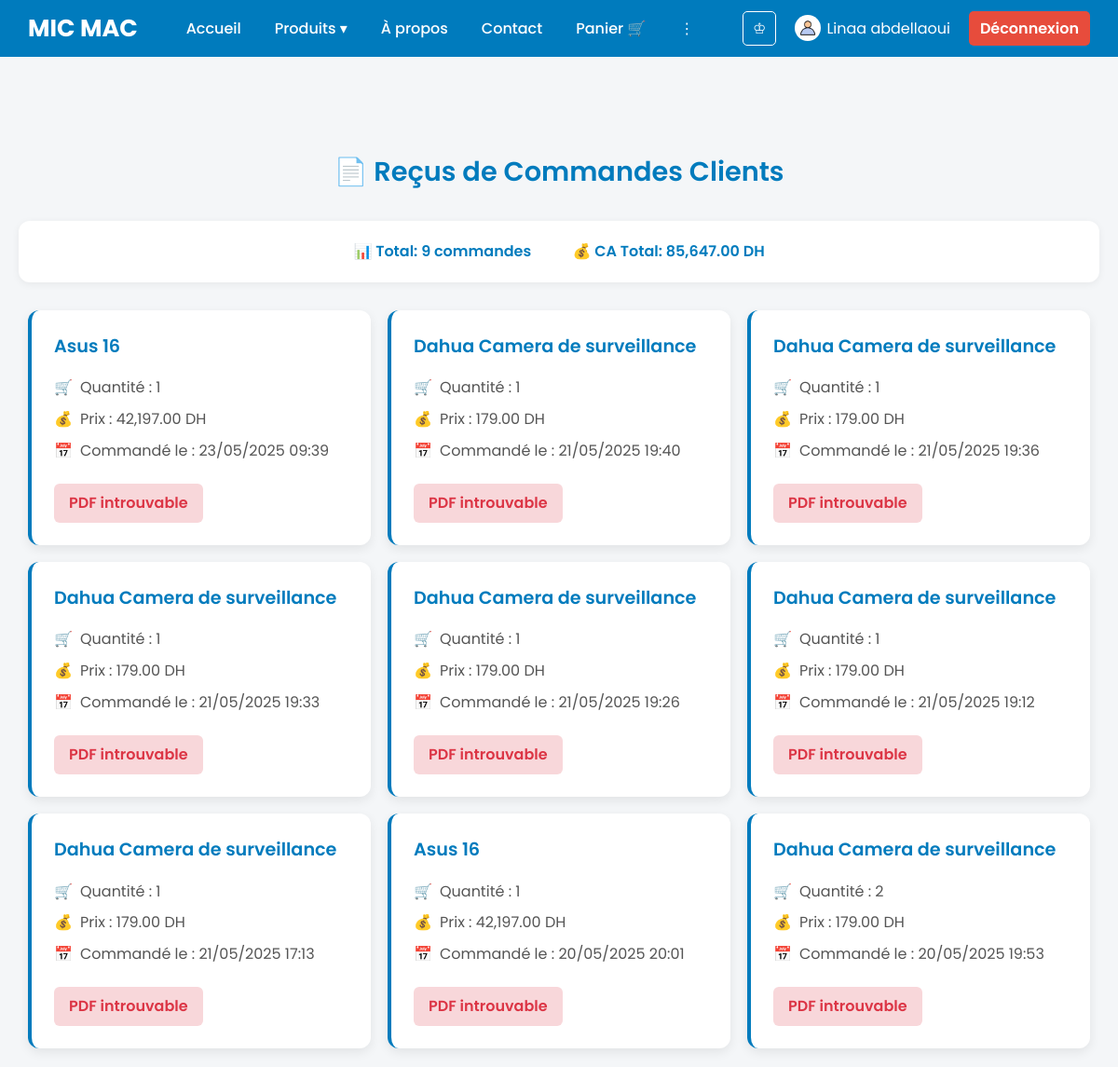
The page /admin_commandes.php (signed in) on the database its author committed.
### tables this page shows
CREATE TABLE `commandes` (
  `id` int(11) NOT NULL,
  `nom` varchar(255) NOT NULL,
  `prix` decimal(10,2) NOT NULL,
  `quantite` int(11) NOT NULL,
  `image` varchar(255) DEFAULT NULL,
  `date_commande` datetime NOT NULL,
  `pdf` varchar(255) DEFAULT NULL
);

### admin_commandes.php (the view, shortened to what this page needs)
<?php
require_once 'db/connexion.php';
$commandes = $pdo->query("SELECT * FROM commandes ORDER BY date_commande DESC")->fetchAll();
?>
<!DOCTYPE html>
<html lang="fr">
<head>
</head>
<body>
<?php include 'includes/header.php'; ?>
<div class="main-content">
  <h2 class="page-title">📄 Reçus de Commandes Clients</h2>
  <div class="stats-bar">
    <div class="stat-item">
      📊 Total: <?= count($commandes) ?> commandes
    </div>
    <div class="stat-item">
      💰 CA Total: <?= number_format(array_sum(array_column($commandes, 'prix')), 2) ?> DH
    </div>
  </div>
  <div class="cards-container">
    <?php foreach ($commandes as $commande): ?>
      <div class="commande-card">
        <h3><?= htmlspecialchars($commande['nom']) ?></h3>
        <p><span>🛒</span> Quantité : <?= $commande['quantite'] ?></p>
        <p><span>💰</span> Prix : <?= number_format($commande['prix'], 2) ?> DH</p>
        <p><span>📅</span> Commandé le : <?= date('d/m/Y H:i', strtotime($commande['date_commande'])) ?></p>
        <?php
          $chemin_serveur = __DIR__ . '/factures/' . $commande['pdf'];
          $chemin_url = 'factures/' . $commande['pdf'];
          if (!empty($commande['pdf']) && file_exists($chemin_serveur)) {
              echo '<a href="' . $chemin_url . '" target="_blank" class="pdf-link">📄 Voir le PDF</a>';
          } else {
              echo '<span class="error">PDF introuvable</span>';
          }
        ?>
      </div>
    <?php endforeach; ?>
  </div>
</div>
</body>
</html>

### includes/header.php (shortened to what this page needs)
<!DOCTYPE html>
<html>
<head>
</head>
<body>
<header class="navbar-micmac">
  <div class="nav-container">
    <div class="logo">
      <a href="index.php">MIC MAC</a>
    </div>
    <ul class="nav-center">
      <li><a href="index.php">Accueil</a></li>
      <li>
        <a href="#">Produits ▾</a>
      </li>
      <li><a href="apropos.php">À propos</a></li>
      <li><a href="contact.php">Contact</a></li>
      <li><a href="panier.php">Panier 🛒</a></li>
      <li>
        <a href="#">⋮</a>
      </li>
    </ul>
    <div class="user-section">
      <?php if (isset($_SESSION['admin']) && $_SESSION['admin'] === true): ?>
        <a href="dashboard.php" class="btn-admin">♔</a>
      <?php endif; ?>
      <?php if (isset($_SESSION['user_id'])): ?>
        <a href="profil.php" style="display: flex; align-items: center; gap: 6px; text-decoration: none; color: white;">
          <img src="images/profiles/<?= htmlspecialchars($_SESSION['photo'] ?? 'default.png') ?>" alt="Profil">
          <?= htmlspecialchars($_SESSION['username'] ?? 'Profil') ?>
        </a>
        <a href="logout.php" class="btn-deco">Déconnexion</a>
      <?php else: ?>
        <a href="login.php" class="btn-login">Se connecter</a>
      <?php endif; ?>
    </div>
  </div>
</header>

### admin_commandes.php (style rules this page uses)
* { margin: 0; padding: 0; box-sizing: border-box; }
body { font-family: 'Poppins', sans-serif; background-color: #f4f6f8; line-height: 1.6; }
.main-content { margin-top: 80px; padding: 20px; min-height: calc(100vh - 80px); }
.page-title { text-align: center; color: #007BBD; margin-bottom: 30px; font-size: 1.8em; font-weight: 600; }
.cards-container { display: grid; grid-template-columns: repeat(auto-fit, minmax(320px, 1fr)); gap: 20px; max-width: 1400px; margin: 0 auto; padding: 0 10px; }
.commande-card { background: white; border-radius: 12px; padding: 24px; box-shadow: 0 4px 12px rgba(0,0,0,0.08); transition: transform 0.2s ease, box-shadow 0.2s ease; border-left: 4px solid #007BBD; }
.commande-card h3 { color: #007BBD; margin-bottom: 16px; font-size: 1.2em; font-weight: 600; }
.commande-card p { margin: 8px 0; color: #555; display: flex; align-items: center; }
.commande-card p span { margin-right: 8px; }
.error { color: #dc3545; font-weight: 600; margin-top: 15px; display: inline-block; padding: 8px 16px; background-color: #f8d7da; border-radius: 6px; }
@media (max-width: 1200px) { .cards-container { grid-template-columns: repeat(auto-fit, minmax(300px, 1fr)); gap: 18px; } }
.commande-card { animation: fadeInUp 0.6s ease forwards; opacity: 0; transform: translateY(20px); }
.commande-card:nth-child(1) { animation-delay: 0.1s; }
.commande-card:nth-child(2) { animation-delay: 0.2s; }
.commande-card:nth-child(3) { animation-delay: 0.3s; }
.commande-card:nth-child(4) { animation-delay: 0.4s; }
.commande-card:nth-child(5) { animation-delay: 0.5s; }
.commande-card:nth-child(6) { animation-delay: 0.6s; }
.stats-bar { background: white; padding: 20px; border-radius: 12px; margin-bottom: 30px; box-shadow: 0 2px 8px rgba(0,0,0,0.06); text-align: center; }
.stat-item { display: inline-block; margin: 0 20px; color: #007BBD; font-weight: 600; }

### includes/header.php (style rules this page uses)
.navbar-micmac { background: #007BBD; color: white; font-family: 'Poppins', sans-serif; padding: 10px 30px; }
.nav-container { display: flex; justify-content: space-between; align-items: center; }
.logo a { font-size: 1.6em; font-weight: bold; color: white; text-decoration: none; }
.nav-center { display: flex; align-items: center; list-style: none; gap: 20px; margin: 0; padding: 0; }
.nav-center li { position: relative; }
.nav-center a { color: white; text-decoration: none; font-weight: 500; padding: 5px 8px; transition: 0.3s; }
.btn-admin { background: transparent; border: 1px solid white; padding: 5px 10px; border-radius: 5px; color: white; font-weight: 500; text-decoration: none; transition: 0.3s; margin-right: 10px; }
.btn-deco { background-color: #e74c3c; color: white; padding: 6px 12px; border-radius: 5px; font-weight: 600; text-decoration: none; margin-left: 10px; }
.user-section { display: flex; align-items: center; gap: 10px; }
.user-section img { width: 28px; height: 28px; border-radius: 50%; object-fit: cover; }

### rows shown on the page
commandes: nom "Asus 16", quantite "1", prix "42,197.00", date_commande "23/05/2025 09:39", shows "PDF introuvable"
commandes: nom "Dahua Camera de surveillance", quantite "1", prix "179.00", date_commande "21/05/2025 19:40", shows "PDF introuvable"
commandes: nom "Dahua Camera de surveillance", quantite "1", prix "179.00", date_commande "21/05/2025 19:36", shows "PDF introuvable"
commandes: nom "Dahua Camera de surveillance", quantite "1", prix "179.00", date_commande "21/05/2025 19:33", shows "PDF introuvable"
commandes: nom "Dahua Camera de surveillance", quantite "1", prix "179.00", date_commande "21/05/2025 19:26", shows "PDF introuvable"
commandes: nom "Dahua Camera de surveillance", quantite "1", prix "179.00", date_commande "21/05/2025 19:12", shows "PDF introuvable"
commandes: nom "Dahua Camera de surveillance", quantite "1", prix "179.00", date_commande "21/05/2025 17:13", shows "PDF introuvable"
commandes: nom "Asus 16", quantite "1", prix "42,197.00", date_commande "20/05/2025 20:01", shows "PDF introuvable"
commandes: nom "Dahua Camera de surveillance", quantite "2", prix "179.00", date_commande "20/05/2025 19:53", shows "PDF introuvable"

### other values the page prints
$_SESSION['username'] "Linaa abdellaoui"
count($commandes) "9"
array_sum(array_column($commandes, 'prix')) "85,647.00"
